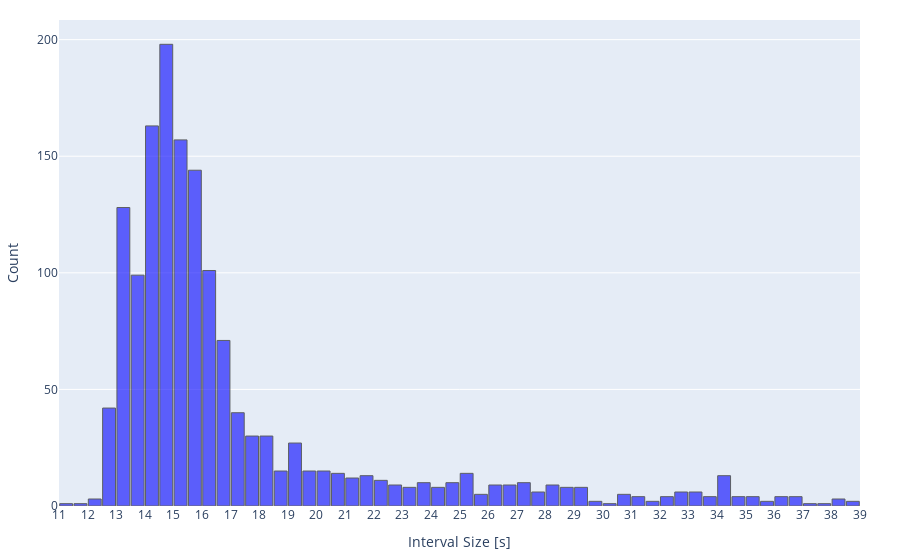

The notebook cell saved with this chart:
### Markdown cell above
#### Intervall Size Histogramm

### Code cell
# Ensure that the 'Plots' folder exists
output_dir = 'Plots'
if not os.path.exists(output_dir):
    os.makedirs(output_dir)

# Create a variable for the interval size
interval_size = comparison_df['Interval Size']

# Create a histogram for the interval size with Plotly (0.5-second bins)
histogram = go.Histogram(
    x=interval_size,
    xbins=dict(
        start=0,  # Start at a whole number
        end=interval_size.max(),
        size=0.5  # Bin size set to 0.5 seconds
    ),
    marker=dict(
        color='blue',
        line=dict(width=1, color='black'),  # Clear separation of bins with borders
        opacity=0.6
    ),
    name='Interval Sizes'
)

# Define the layout for the histogram
layout = go.Layout(
    xaxis=dict(title='Interval Size [s]', dtick=1),  # Clearly show each bin
    yaxis=dict(title='Count'),
    showlegend=False,
    margin=dict(l=50, r=50, t=50, b=50),
    bargap=0.1  # Slight gap between bars for clarity
)

# Combine the histogram data and layout into a figure
fig = go.Figure(data=[histogram], layout=layout)
fig.update_layout(
    margin=dict(l=40, r=40, t=20, b=40)  # Adjust margins (reduce top margin)
)

# Save the histogram as a PDF in the 'Plots' folder
fig.write_image(os.path.join(output_dir, 'intervall_size_hist.pdf'), scale=5)

# Display the histogram (interactive HTML view)
fig.show()

### Figure 1 — Plotly figure (JSON) as saved in the notebook; plotly's stock layout.template omitted (floating-point values rounded to 4 significant figures; data arrays with more than 128 entries replaced by an {"elided": "..."} marker saying what was removed)
{"data": [{"marker": {"color": "blue", "line": {"color": "black", "width": 1}, "opacity": 0.6}, "name": "Interval Sizes", "type": "histogram", "x": {"elided": "1525 float values"}, "xbins": {"end": 38.84, "size": 0.5, "start": 0}}], "layout": {"bargap": 0.1, "margin": {"b": 40, "l": 40, "r": 40, "t": 20}, "showlegend": false, "xaxis": {"dtick": 1, "title": {"text": "Interval Size [s]"}}, "yaxis": {"title": {"text": "Count"}}}}
